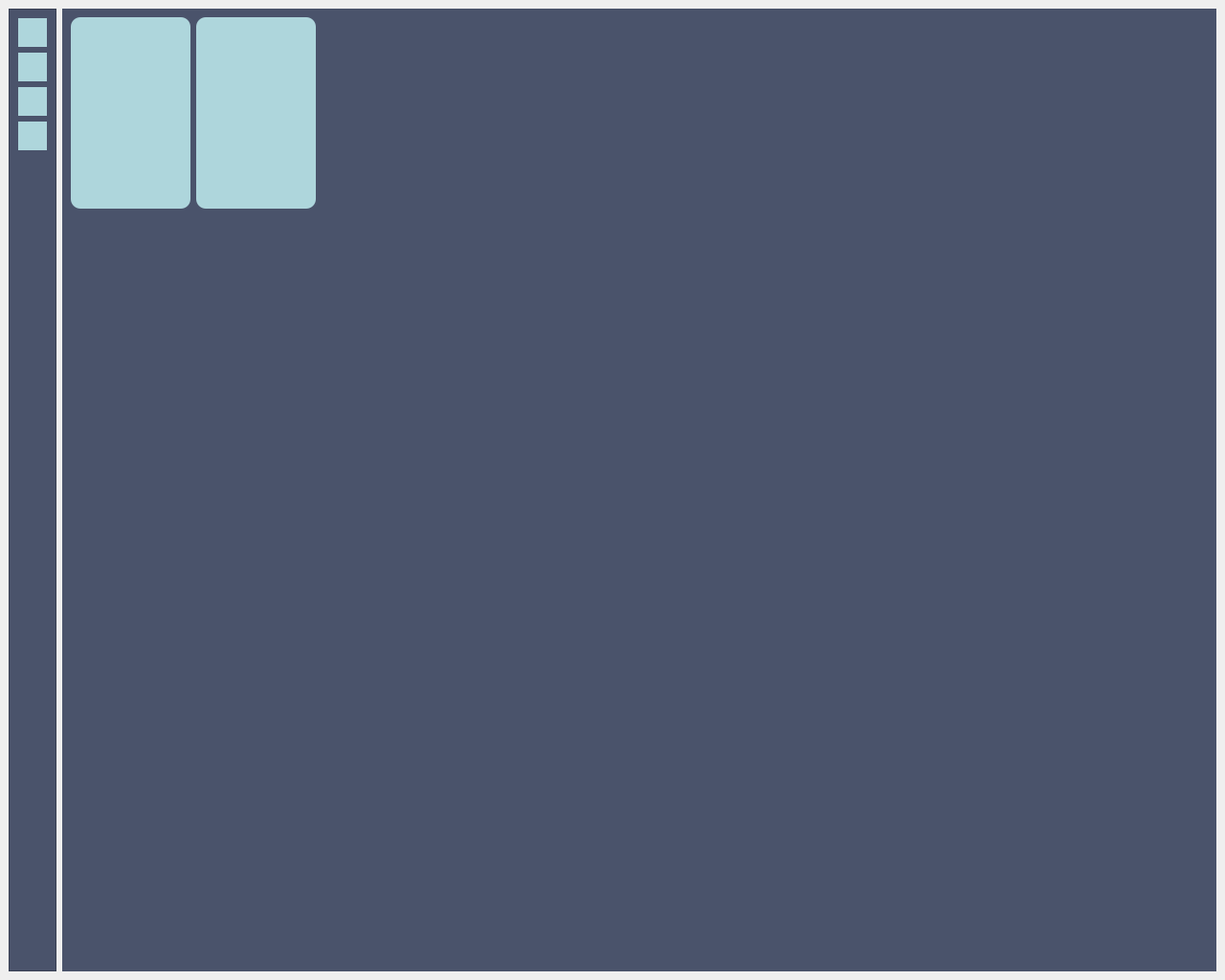
<?xml version="1.0" encoding="UTF-8"?>
<ui version="4.0">
 <class>MainWindow</class>
 <widget class="QMainWindow" name="MainWindow">
  <property name="geometry">
   <rect>
    <x>0</x>
    <y>0</y>
    <width>1280</width>
    <height>1024</height>
   </rect>
  </property>
  <property name="windowTitle">
   <string>MainWindow</string>
  </property>
  <widget class="QWidget" name="centralwidget">
   <layout class="QHBoxLayout" name="horizontalLayout">
    <item>
     <widget class="QFrame" name="frame">
      <property name="minimumSize">
       <size>
        <width>50</width>
        <height>0</height>
       </size>
      </property>
      <property name="maximumSize">
       <size>
        <width>50</width>
        <height>16777215</height>
       </size>
      </property>
      <property name="styleSheet">
       <string notr="true">background-color: #4a536b;</string>
      </property>
      <property name="frameShape">
       <enum>QFrame::StyledPanel</enum>
      </property>
      <property name="frameShadow">
       <enum>QFrame::Raised</enum>
      </property>
      <layout class="QVBoxLayout" name="verticalLayout">
       <item>
        <widget class="QPushButton" name="pushButton">
         <property name="minimumSize">
          <size>
           <width>30</width>
           <height>30</height>
          </size>
         </property>
         <property name="maximumSize">
          <size>
           <width>30</width>
           <height>30</height>
          </size>
         </property>
         <property name="styleSheet">
          <string notr="true">background-color: #aed6dc;
border: 0px;</string>
         </property>
         <property name="text">
          <string/>
         </property>
        </widget>
       </item>
       <item>
        <widget class="QPushButton" name="pushButton_2">
         <property name="minimumSize">
          <size>
           <width>30</width>
           <height>30</height>
          </size>
         </property>
         <property name="maximumSize">
          <size>
           <width>30</width>
           <height>30</height>
          </size>
         </property>
         <property name="styleSheet">
          <string notr="true">background-color: #aed6dc;
border: 0px;</string>
         </property>
         <property name="text">
          <string/>
         </property>
        </widget>
       </item>
       <item>
        <widget class="QPushButton" name="pushButton_3">
         <property name="minimumSize">
          <size>
           <width>30</width>
           <height>30</height>
          </size>
         </property>
         <property name="maximumSize">
          <size>
           <width>30</width>
           <height>30</height>
          </size>
         </property>
         <property name="styleSheet">
          <string notr="true">background-color: #aed6dc;
border: 0px;</string>
         </property>
         <property name="text">
          <string/>
         </property>
        </widget>
       </item>
       <item>
        <widget class="QPushButton" name="pushButton_4">
         <property name="minimumSize">
          <size>
           <width>30</width>
           <height>30</height>
          </size>
         </property>
         <property name="maximumSize">
          <size>
           <width>30</width>
           <height>30</height>
          </size>
         </property>
         <property name="styleSheet">
          <string notr="true">background-color: #aed6dc;
border: 0px;</string>
         </property>
         <property name="text">
          <string/>
         </property>
        </widget>
       </item>
       <item>
        <spacer name="verticalSpacer">
         <property name="orientation">
          <enum>Qt::Vertical</enum>
         </property>
         <property name="sizeHint" stdset="0">
          <size>
           <width>20</width>
           <height>40</height>
          </size>
         </property>
        </spacer>
       </item>
      </layout>
     </widget>
    </item>
    <item>
     <widget class="QFrame" name="gridFrame">
      <property name="styleSheet">
       <string notr="true">background-color: #4a536b;</string>
      </property>
      <layout class="QGridLayout" name="gridLayout">
       <item row="0" column="2">
        <spacer name="horizontalSpacer">
         <property name="orientation">
          <enum>Qt::Horizontal</enum>
         </property>
         <property name="sizeHint" stdset="0">
          <size>
           <width>40</width>
           <height>20</height>
          </size>
         </property>
        </spacer>
       </item>
       <item row="1" column="0">
        <spacer name="verticalSpacer_2">
         <property name="orientation">
          <enum>Qt::Vertical</enum>
         </property>
         <property name="sizeHint" stdset="0">
          <size>
           <width>20</width>
           <height>40</height>
          </size>
         </property>
        </spacer>
       </item>
       <item row="0" column="1">
        <widget class="QFrame" name="frame_3">
         <property name="minimumSize">
          <size>
           <width>125</width>
           <height>200</height>
          </size>
         </property>
         <property name="maximumSize">
          <size>
           <width>125</width>
           <height>200</height>
          </size>
         </property>
         <property name="styleSheet">
          <string notr="true">background-color: #aed6dc;
border-radius: 10px;</string>
         </property>
         <property name="frameShape">
          <enum>QFrame::StyledPanel</enum>
         </property>
         <property name="frameShadow">
          <enum>QFrame::Raised</enum>
         </property>
         <layout class="QHBoxLayout" name="horizontalLayout_2">
          <item>
           <widget class="QTextBrowser" name="textBrowser_2"/>
          </item>
         </layout>
        </widget>
       </item>
       <item row="0" column="0">
        <widget class="QFrame" name="frame_2">
         <property name="minimumSize">
          <size>
           <width>125</width>
           <height>200</height>
          </size>
         </property>
         <property name="maximumSize">
          <size>
           <width>125</width>
           <height>200</height>
          </size>
         </property>
         <property name="styleSheet">
          <string notr="true">background-color: #aed6dc;
border-radius: 10px</string>
         </property>
         <property name="frameShape">
          <enum>QFrame::StyledPanel</enum>
         </property>
         <property name="frameShadow">
          <enum>QFrame::Raised</enum>
         </property>
         <layout class="QVBoxLayout" name="verticalLayout_2">
          <item>
           <widget class="QTextBrowser" name="textBrowser"/>
          </item>
         </layout>
        </widget>
       </item>
      </layout>
     </widget>
    </item>
   </layout>
  </widget>
 </widget>
 <resources/>
 <connections/>
</ui>
